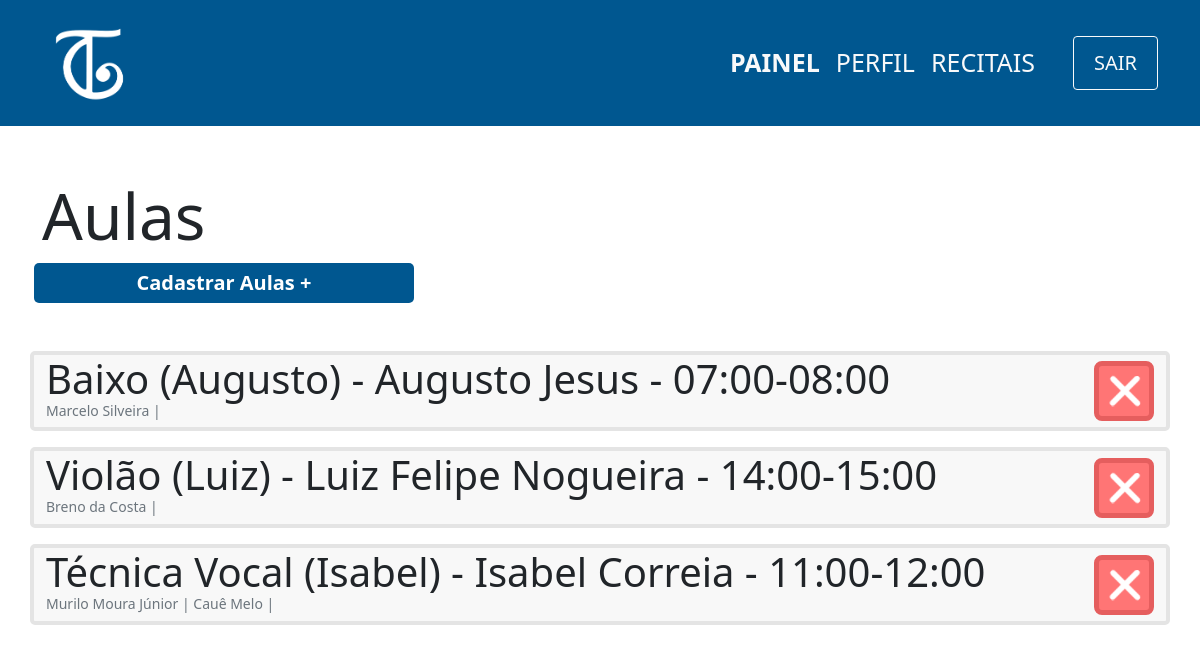
The app's page /view/aula/index.php (signed in) with its own data.
### tables this page shows
CREATE TABLE aula(
                id INTEGER PRIMARY KEY,
                id_curso integer not null,
                id_horario integer not null, 
                foreign key (id_curso) references curso(id) ON DELETE CASCADE,
                foreign key (id_horario) references horario(id) ON DELETE CASCADE
            );

CREATE TABLE curso(
                id INTEGER PRIMARY KEY,
                nome varchar(100) not null,
                id_professor integer not null,
                FOREIGN KEY (id_professor) references professor(id) ON DELETE CASCADE
            );

CREATE TABLE aluno_aula(
                id INTEGER PRIMARY KEY,
                id_aula integer not null,
                id_aluno integer not null,
                foreign key (id_aluno) references aluno(id) ON DELETE CASCADE,
                foreign key (id_aula) references aula(id) ON DELETE CASCADE
            );

CREATE TABLE aluno(
                id INTEGER PRIMARY KEY,
                cpf varchar(11) not null,
                nome varchar(100) not null,
                username varchar(100) UNIQUE not null,
                responsavel varchar(100),
                data_nasc date not null,
                senha varchar(100) not null,
                email varchar(100) UNIQUE not null                    
            );

### controller/aula/index.php (called while the page is built)
<?php
    require '../../db/connection.php';
    try {
        $sql=$db->prepare('SELECT nome,aluno.id as id,aluno_aula.id_aula as id_aula FROM aluno
        JOIN ALUNO_AULA on ALUNO.id = ALUNO_AULA.id_aluno');
        $sql->execute();
        $alunos=$sql->fetchAll(PDO::FETCH_ASSOC);
        $sql=$db->prepare('SELECT aula.id as id,curso.nome as nome, horario.periodo as periodo, professor.nome as professor FROM AULA
        JOIN CURSO on aula.id_curso = curso.id
        JOIN HORARIO on aula.id_horario = horario.id
        JOIN PROFESSOR on curso.id_professor = professor.id');
        $sql->execute();
        $aulas=$sql->fetchAll(PDO::FETCH_ASSOC);
    } catch (PDOException $e) {
        echo 'Erro ao executar comando no banco de dados: ' . $e->getMessage();
        exit();
    }
?>

### view/aula/index.php (the view, shortened to what this page needs)
<?php
    include '../../layouts/navbar.php';
    include '../../controller/aula/index.php';
?>
<div class="container">
    <div class="row mt-5">
        <h1 class="mt-1 display-3">Aulas</h1>
        <span class="btn-principal col-md-4 col-sm-12 mx-1 text-center mb-5" onclick="location.href='cadastro.php'">
            <a href="cadastro.php">Cadastrar Aulas +</a>
        </span>
            <?php
                foreach($aulas as $aula){
                    echo '
                    <div class="col-12 card d-flex flex-row mb-3 justify-content-between">
                        <div class="d-flex flex-column">
                            <p class="m-0 display-6">
                                '.$aula['nome'].' - '.$aula['professor'].' - '.$aula['periodo'].'
                            </p>
                            <p class="m-0 text-muted display-3 mb-2" style="font-size:14px">';
                               foreach($alunos as $aluno){
                                    if($aluno['id_aula']==$aula['id']){
                                        echo $aluno['nome'].' | ';
                                    }
                               }
                                echo'
                            </p>
                        </div>
                        <div class="d-flex align-items-center">
                            <button onclick="location.href=\'../../controller/aula/delete.php?id='.$aula['id'].'\';" class="btn-remover">
                                <img src="../../images/delete-icon.png" width=40px>
                            </button>
                        </div>
                    </div>
                    ';
                }
            ?>
    </div>
</div>

### css/style.css (style rules this page uses)
a { text-decoration: none; color:white; }
.btn-principal { background-color: #005790; color:white; padding: 5px 25px; font-weight: 600; font-size:20px; border:none; border-radius:5px; cursor: pointer; text-decoration: none; }
.card { background-color:#F8F8F8; border: 4px solid #E4E4E4; border-radius: 5px; }
.btn-remover { background-color:#FF7575; border: 5px solid #E55E5E; color:white; border-radius:8px; width:60px; height:60px; cursor: pointer; }

### records on screen
aula: id_curso.nome "Baixo (Augusto)", professor "Augusto Jesus", periodo "07:00-08:00"
aluno_aula: id_aluno.nome "Marcelo Silveira"
aula: id_curso.nome "Violão (Luiz)", professor "Luiz Felipe Nogueira", periodo "14:00-15:00"
aluno_aula: id_aluno.nome "Breno da Costa"
aula: id_curso.nome "Técnica Vocal (Isabel)", professor "Isabel Correia", periodo "11:00-12:00"
aluno_aula: id_aluno.nome "Murilo Moura Júnior"
aluno_aula: id_aluno.nome "Cauê Melo"
